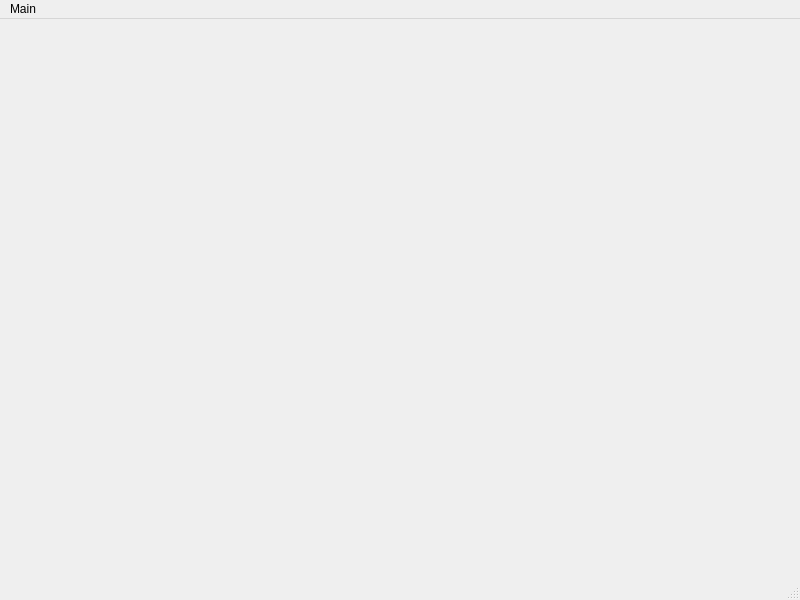
<?xml version="1.0" encoding="UTF-8"?>
<ui version="4.0">
 <class>Main</class>
 <widget class="QMainWindow" name="Main">
  <property name="geometry">
   <rect>
    <x>0</x>
    <y>0</y>
    <width>800</width>
    <height>600</height>
   </rect>
  </property>
  <property name="windowTitle">
   <string>Main</string>
  </property>
  <widget class="QWidget" name="centralwidget"/>
  <widget class="QMenuBar" name="menubar">
   <property name="geometry">
    <rect>
     <x>0</x>
     <y>0</y>
     <width>800</width>
     <height>18</height>
    </rect>
   </property>
   <widget class="QMenu" name="menuMain">
    <property name="title">
     <string>Main</string>
    </property>
    <addaction name="actionData_Client"/>
    <addaction name="actionData_Iklan"/>
    <addaction name="actionInvoice"/>
   </widget>
   <addaction name="menuMain"/>
  </widget>
  <widget class="QStatusBar" name="statusbar"/>
  <action name="actionData_Client">
   <property name="text">
    <string>Data Client</string>
   </property>
  </action>
  <action name="actionData_Iklan">
   <property name="text">
    <string>Data Iklan</string>
   </property>
  </action>
  <action name="actionInvoice">
   <property name="text">
    <string>Invoice</string>
   </property>
  </action>
 </widget>
 <resources/>
 <connections/>
</ui>
